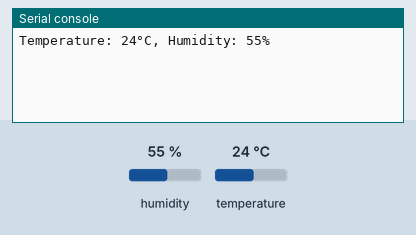
Bench run of a program on a simulated MicroPython board. On the bench: the last lines printed to the serial console. Inputs (shaded band) come from the test bench; at power-on: humidity 55 %, temperature 24 °C.

Above: at 1.2 s.
1.3 s: humidity set to 22 %
At 3.3 s:
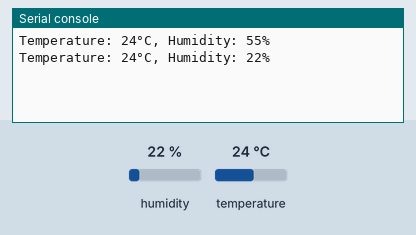
4.0 s: temperature set to 12 °C
At 4.4 s:
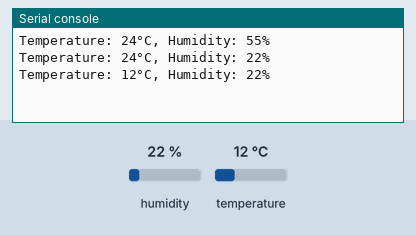
6.7 s: humidity set to 40 %
At 9.1 s:
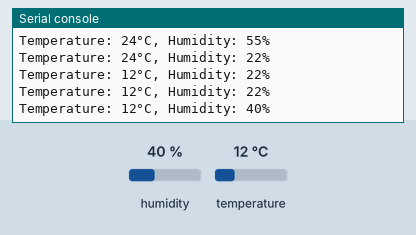
Timing chart, 0 to 10.6 s (numbered marks = the images above; inputs shaded):
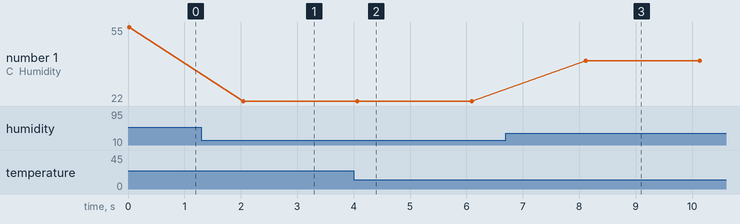

The program:

Measure_Temp.py
```python
import dht
import machine
import utime

# Define the DHT11 sensor pin
DHT_PIN = machine.Pin(14)  # Change to your preferred GPIO pin
sensor = dht.DHT11(DHT_PIN)

while True:
    try:
        sensor.measure()  # Trigger measurement
        temp = sensor.temperature()  # Get temperature (°C)
        hum = sensor.humidity()  # Get humidity (%)
        print(f"Temperature: {temp}°C, Humidity: {hum}%")

    except OSError as e:
        print("Failed to read sensor")

    utime.sleep(2)  # Wait 2 seconds before the next reading
```

Measured:
- after the input at 1.3 s, the serial console: prints a new line after 0.75 s (image 1)
- after the input at 4.0 s, the serial console: prints a new line after 0.07 s (image 2)
- after the input at 6.7 s, the serial console: prints a new line after 1.4 s (image 3)
- plotted number 1: 55 → 22 after the input at 1.3 s, 22 → 40 after the input at 6.7 s
